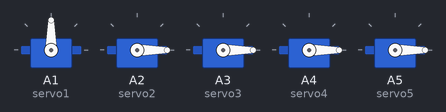
Bench run of a sketch on a simulated Arduino Uno, built with avr-gcc and run on an emulated ATmega328P. On the bench: 5 × servo.

Above: at 0.1 s.
At 6.1 s:
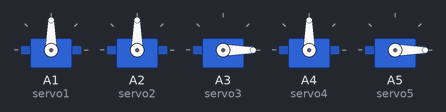
At 8.1 s:
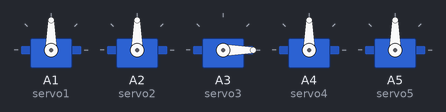
At 18.1 s:
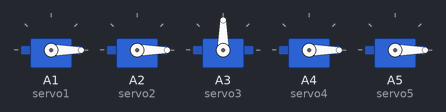
At 28.1 s:
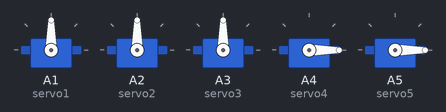
At 38.1 s:
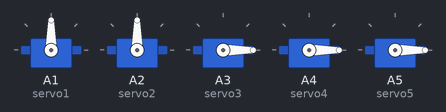
Timing chart, 0 to 39.6 s (numbered marks = the images above):
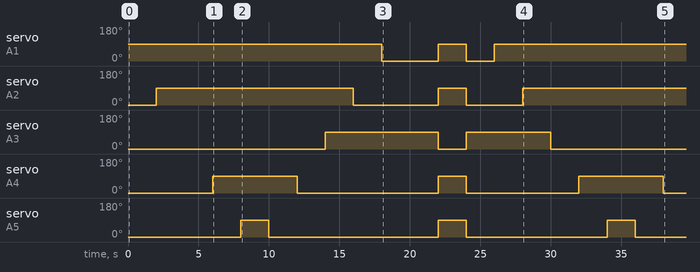

The sketch:

Robot_El_Kodu.ino
```cpp
#include <Servo.h>

// Servo motor nesneleri
Servo servo1;
Servo servo2;
Servo servo3;
Servo servo4;
Servo servo5;

void setup() {
  // Servo motorların bağlı olduğu analog pinleri tanımlama
  servo1.attach(A1);
  servo2.attach(A2);
  servo3.attach(A3);
  servo4.attach(A4);
  servo5.attach(A5);

  // Başlangıçta tüm servoları 0 dereceye ayarla
  servo1.write(0);
  servo2.write(0);
  servo3.write(0);
  servo4.write(0);
  servo5.write(0);
}

void loop() {
  // 1. Servo hareketleri
  servo1.write(90);
  delay(2000);

  // 2. Servo hareketleri
  servo2.write(90);
  delay(2000);

  // 3. Servo hareketleri
  servo3.write(0);
  delay(2000);

  // 4. Servo hareketleri
  servo4.write(90);
  delay(2000);

  // 5. Servo hareketleri
  servo5.write(90);
  delay(2000);

  // 5. Servo geri dönüş
  servo5.write(0);
  delay(2000);

  // 4. Servo geri dönüş
  servo4.write(0);
  delay(2000);

  // 3. Servo geri dönüş
  servo3.write(90);
  delay(2000);

  // 2. Servo geri dönüş
  servo2.write(0);
  delay(2000);

  // 1. Servo geri dönüş
  servo1.write(0);
  delay(2000);

  // Tüm servolar 90 dereceye
  delay(2000);
  servo1.write(90);
  servo2.write(90);
  servo3.write(0);
  servo4.write(90);
  servo5.write(90);

  // Tüm servolar 0 dereceye
  delay(2000);
  servo1.write(0);
  servo2.write(0);
  servo3.write(90);
  servo4.write(0);
  servo5.write(0);

  // Başlangıç pozisyonuna dönüş
  delay(2000);
}
```

Measured:
- by itself, servo on A1 (servo1): 90° → 0° at 18.0 s, → 90° 4.0 s later, → 0° 2.0 s later, → 90° 2.0 s later
- by itself, servo on A2 (servo2): goes 90° 14.0 s, 0° 6.0 s, 90° 2.0 s, 0° 4.0 s, then 90°
- by itself, servo on A3 (servo3): 0° → 90° at 14.0 s, → 0° 8.0 s later, → 90° 2.0 s later, → 0° 6.0 s later
- by itself, servo on A4 (servo4): goes 90° 6.0 s, 0° 10.0 s, 90° 2.0 s, 0° 8.0 s, 90° 6.0 s, then 0°
- by itself, servo on A5 (servo5): goes 90° 2.0 s, 0° 12.0 s, 90° 2.0 s, 0° 10.0 s, 90° 2.0 s, then 0°
